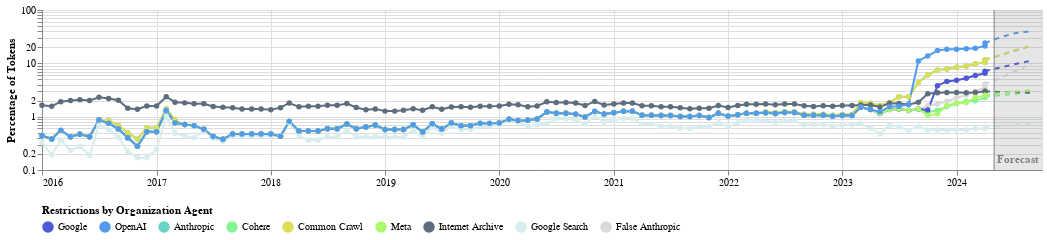

Source (notebook cell):
### Markdown cell above
## Plot Restrictions by Company

### Code cell
df = robots_temporal_head_summary.copy()

forecast_startdate = df["period"].max().strftime("%Y-%m-%d")
df = forecasting_util.forecast_company_comparisons_altair(
    df,
    lags=LAGS,
    val_col="tokens",
    n_periods=N_PERIODS
)

AGENT_COLORMAP = {
    "Google": "#4D58D5",          # blue
    "OpenAI": "#519BEE",          # coral
    "Anthropic": "#68D4C4",       # green
    "Cohere": "#83F590",          # red
    "Common Crawl": "#DEDD56",    # muted purple
    "Meta": "#ADF86C",            # slate gray
    "Internet Archive": "#5D6D7E",# golden yellow
    "Google Search": "#D7EDEE",   # light gray
    "False Anthropic": "#D9D9D9"  # teal
}

chart_companies = visualization_util.plot_company_comparisons_altair(
    df,
    color_mapping=AGENT_COLORMAP,
    scale_y="log",
    configure=False,
    eventline_scaling=4, # How tall the event marker lines should be (scaling is relative to the span of data at the event time)
    forecast_startdate=forecast_startdate,
    skip_pct=True,
    legend_title="Restrictions by Organization Agent",
    **PLOT_KWARGS
)

chart_companies.save(
    "Company_Comparisons_%s.png" % (ANALYSIS_TYPE),
    ppi=300
)

chart_companies

### Figure 1 — Vega-Lite specification as saved in the notebook (floating-point values rounded to 4 significant figures; data arrays with more than 128 entries replaced by an {"elided": "..."} marker saying what was removed)
{"config": {"title": {"font": "Times New Roman"}, "axis": {"labelFont": "Times New Roman", "titleFont": "Times New Roman"}, "header": {"labelFont": "Times New Roman", "titleFont": "Times New Roman"}, "legend": {"labelFont": "Times New Roman", "titleFont": "Times New Roman"}, "text": {"font": "Times New Roman"}}, "layer": [{"data": {"name": "data-0a98d6fcb0a36146b26db9f15cea7924"}, "mark": {"type": "line"}, "encoding": {"color": {"field": "agent", "legend": {"orient": "bottom", "title": "Restrictions by Organization Agent", "titleLimit": 0}, "scale": {"domain": ["Google", "OpenAI", "Anthropic", "Cohere", "Common Crawl", "Meta", "Internet Archive", "Google Search", "False Anthropic"], "range": ["#4D58D5", "#519BEE", "#68D4C4", "#83F590", "#DEDD56", "#ADF86C", "#5D6D7E", "#D7EDEE", "#D9D9D9"]}, "type": "nominal"}, "strokeDash": {"value": [5, 5]}, "x": {"axis": {"format": "%Y", "labelAngle": 0, "tickCount": "year"}, "field": "period", "timeUnit": "yearmonth", "title": "", "type": "temporal"}, "y": {"field": "percent_Restrictive", "scale": {"type": "log"}, "title": "Percentage of Tokens", "type": "quantitative"}}}, {"data": {"name": "data-dc224114929c1d611dafe433be32640f"}, "mark": {"type": "line", "point": true}, "encoding": {"color": {"field": "agent", "legend": {"orient": "bottom", "title": "Restrictions by Organization Agent", "titleLimit": 0}, "scale": {"domain": ["Google", "OpenAI", "Anthropic", "Cohere", "Common Crawl", "Meta", "Internet Archive", "Google Search", "False Anthropic"], "range": ["#4D58D5", "#519BEE", "#68D4C4", "#83F590", "#DEDD56", "#ADF86C", "#5D6D7E", "#D7EDEE", "#D9D9D9"]}, "type": "nominal"}, "x": {"axis": {"format": "%Y", "labelAngle": 0, "tickCount": "year"}, "field": "period", "timeUnit": "yearmonth", "title": "", "type": "temporal"}, "y": {"field": "percent_Restrictive", "scale": {"type": "log"}, "title": "Percentage of Tokens", "type": "quantitative"}}}, {"data": {"name": "data-72e43f35eaad1e189c0c255eb85c910c"}, "mark": {"type": "rect", "color": "gray", "opacity": 0.2}, "encoding": {"x": {"field": "start", "title": "", "type": "temporal"}, "x2": {"field": "end"}}}, {"data": {"name": "data-f2d75896c561bf9713a9b6354ac056e0"}, "mark": {"type": "rule", "color": "gray"}, "encoding": {"x": {"field": "period", "type": "temporal"}}}, {"data": {"name": "data-72928a7f5b836d6d41b0b19341d75930"}, "mark": {"type": "text", "align": "center", "baseline": "middle", "color": "gray", "dx": 0, "dy": 150, "fontWeight": "bold"}, "encoding": {"text": {"field": "text", "type": "nominal"}, "x": {"field": "date", "type": "temporal"}, "y": {"value": 0}}}, {"data": {"name": "data-4f53cda18c2baa0c0354bb5f9a3ecbe5"}, "mark": {"type": "rule", "color": "black"}, "encoding": {"x": {"field": "period", "type": "temporal"}, "y": {"field": "y_min", "type": "quantitative"}, "y2": {"field": "y_max"}}}, {"data": {"name": "data-4f53cda18c2baa0c0354bb5f9a3ecbe5"}, "mark": {"type": "point", "color": "black"}, "encoding": {"x": {"field": "period", "type": "temporal"}, "y": {"field": "y_max", "type": "quantitative"}}}, {"data": {"name": "data-4f53cda18c2baa0c0354bb5f9a3ecbe5"}, "mark": {"type": "text", "align": "left", "baseline": "middle", "color": "black", "dx": 10, "dy": 0, "fontSize": 14}, "encoding": {"text": {"field": "label", "type": "nominal"}, "x": {"field": "period", "type": "temporal"}, "y": {"field": "y_max", "type": "quantitative"}}}], "height": 160, "width": 1000, "$schema": "https://vega.github.io/schema/vega-lite/v5.17.0.json", "datasets": {"data-0a98d6fcb0a36146b26db9f15cea7924": [{"period": "2024-04-30T00:00:00", "agent": "Anthropic", "percent_Restrictive": 11.73, "timestamp": 1714000000.0}, {"period": "2024-05-31T00:00:00", "agent": "Anthropic", "percent_Restrictive": 13.19, "timestamp": 1717000000.0}, {"period": "2024-06-30T00:00:00", "agent": "Anthropic", "percent_Restrictive": 15.03, "timestamp": 1720000000.0}, {"period": "2024-07-31T00:00:00", "agent": "Anthropic", "percent_Restrictive": 17.02, "timestamp": 1722000000.0}, {"period": "2024-08-31T00:00:00", "agent": "Anthropic", "percent_Restrictive": 19.25, "timestamp": 1725000000.0}, {"period": "2024-09-30T00:00:00", "agent": "Anthropic", "percent_Restrictive": 21.61, "timestamp": 1728000000.0}, {"period": "2024-04-30T00:00:00", "agent": "Cohere", "percent_Restrictive": 2.38, "timestamp": 1714000000.0}, {"period": "2024-05-31T00:00:00", "agent": "Cohere", "percent_Restrictive": 2.451, "timestamp": 1717000000.0}, {"period": "2024-06-30T00:00:00", "agent": "Cohere", "percent_Restrictive": 2.569, "timestamp": 1720000000.0}, {"period": "2024-07-31T00:00:00", "agent": "Cohere", "percent_Restrictive": 2.673, "timestamp": 1722000000.0}, {"period": "2024-08-31T00:00:00", "agent": "Cohere", "percent_Restrictive": 2.77, "timestamp": 1725000000.0}, {"period": "2024-09-30T00:00:00", "agent": "Cohere", "percent_Restrictive": 2.847, "timestamp": 1728000000.0}, {"period": "2024-04-30T00:00:00", "agent": "Combined Agent", "percent_Restrictive": 26.23, "timestamp": 1714000000.0}, {"period": "2024-05-31T00:00:00", "agent": "Combined Agent", "percent_Restrictive": 30.36, "timestamp": 1717000000.0}, {"period": "2024-06-30T00:00:00", "agent": "Combined Agent", "percent_Restrictive": 34.69, "timestamp": 1720000000.0}, {"period": "2024-07-31T00:00:00", "agent": "Combined Agent", "percent_Restrictive": 38.99, "timestamp": 1722000000.0}, {"period": "2024-08-31T00:00:00", "agent": "Combined Agent", "percent_Restrictive": 39.29, "timestamp": 1725000000.0}, {"period": "2024-09-30T00:00:00", "agent": "Combined Agent", "percent_Restrictive": 37.5, "timestamp": 1728000000.0}, {"period": "2024-04-30T00:00:00", "agent": "Common Crawl", "percent_Restrictive": 11.73, "timestamp": 1714000000.0}, {"period": "2024-05-31T00:00:00", "agent": "Common Crawl", "percent_Restrictive": 13.19, "timestamp": 1717000000.0}, {"period": "2024-06-30T00:00:00", "agent": "Common Crawl", "percent_Restrictive": 15.03, "timestamp": 1720000000.0}, {"period": "2024-07-31T00:00:00", "agent": "Common Crawl", "percent_Restrictive": 17.02, "timestamp": 1722000000.0}, {"period": "2024-08-31T00:00:00", "agent": "Common Crawl", "percent_Restrictive": 19.25, "timestamp": 1725000000.0}, {"period": "2024-09-30T00:00:00", "agent": "Common Crawl", "percent_Restrictive": 21.61, "timestamp": 1728000000.0}, {"period": "2024-04-30T00:00:00", "agent": "False Anthropic", "percent_Restrictive": 4.096, "timestamp": 1714000000.0}, {"period": "2024-05-31T00:00:00", "agent": "False Anthropic", "percent_Restrictive": 4.805, "timestamp": 1717000000.0}, {"period": "2024-06-30T00:00:00", "agent": "False Anthropic", "percent_Restrictive": 5.715, "timestamp": 1720000000.0}, {"period": "2024-07-31T00:00:00", "agent": "False Anthropic", "percent_Restrictive": 6.862, "timestamp": 1722000000.0}, {"period": "2024-08-31T00:00:00", "agent": "False Anthropic", "percent_Restrictive": 8.283, "timestamp": 1725000000.0}, {"period": "2024-09-30T00:00:00", "agent": "False Anthropic", "percent_Restrictive": 10.07, "timestamp": 1728000000.0}, {"period": "2024-04-30T00:00:00", "agent": "Google", "percent_Restrictive": 7.143, "timestamp": 1714000000.0}, {"period": "2024-05-31T00:00:00", "agent": "Google", "percent_Restrictive": 7.867, "timestamp": 1717000000.0}, {"period": "2024-06-30T00:00:00", "agent": "Google", "percent_Restrictive": 8.659, "timestamp": 1720000000.0}, {"period": "2024-07-31T00:00:00", "agent": "Google", "percent_Restrictive": 9.525, "timestamp": 1722000000.0}, {"period": "2024-08-31T00:00:00", "agent": "Google", "percent_Restrictive": 10.44, "timestamp": 1725000000.0}, {"period": "2024-09-30T00:00:00", "agent": "Google", "percent_Restrictive": 11.42, "timestamp": 1728000000.0}, {"period": "2024-04-30T00:00:00", "agent": "Google Search", "percent_Restrictive": 0.6404, "timestamp": 1714000000.0}, {"period": "2024-05-31T00:00:00", "agent": "Google Search", "percent_Restrictive": 0.6558, "timestamp": 1717000000.0}, {"period": "2024-06-30T00:00:00", "agent": "Google Search", "percent_Restrictive": 0.6722, "timestamp": 1720000000.0}, {"period": "2024-07-31T00:00:00", "agent": "Google Search", "percent_Restrictive": 0.6959, "timestamp": 1722000000.0}, {"period": "2024-08-31T00:00:00", "agent": "Google Search", "percent_Restrictive": 0.7126, "timestamp": 1725000000.0}, {"period": "2024-09-30T00:00:00", "agent": "Google Search", "percent_Restrictive": 0.7259, "timestamp": 1728000000.0}, {"period": "2024-04-30T00:00:00", "agent": "Internet Archive", "percent_Restrictive": 2.979, "timestamp": 1714000000.0}, {"period": "2024-05-31T00:00:00", "agent": "Internet Archive", "percent_Restrictive": 2.933, "timestamp": 1717000000.0}, {"period": "2024-06-30T00:00:00", "agent": "Internet Archive", "percent_Restrictive": 2.901, "timestamp": 1720000000.0}, {"period": "2024-07-31T00:00:00", "agent": "Internet Archive", "percent_Restrictive": 2.879, "timestamp": 1722000000.0}, {"period": "2024-08-31T00:00:00", "agent": "Internet Archive", "percent_Restrictive": 2.86, "timestamp": 1725000000.0}, {"period": "2024-09-30T00:00:00", "agent": "Internet Archive", "percent_Restrictive": 2.79, "timestamp": 1728000000.0}, {"period": "2024-04-30T00:00:00", "agent": "Meta", "percent_Restrictive": 2.532, "timestamp": 1714000000.0}, {"period": "2024-05-31T00:00:00", "agent": "Meta", "percent_Restrictive": 2.677, "timestamp": 1717000000.0}, {"period": "2024-06-30T00:00:00", "agent": "Meta", "percent_Restrictive": 2.824, "timestamp": 1720000000.0}, {"period": "2024-07-31T00:00:00", "agent": "Meta", "percent_Restrictive": 2.958, "timestamp": 1722000000.0}, {"period": "2024-08-31T00:00:00", "agent": "Meta", "percent_Restrictive": 3.062, "timestamp": 1725000000.0}, {"period": "2024-09-30T00:00:00", "agent": "Meta", "percent_Restrictive": 3.142, "timestamp": 1728000000.0}, {"period": "2024-04-30T00:00:00", "agent": "OpenAI", "percent_Restrictive": 24.14, "timestamp": 1714000000.0}, {"period": "2024-05-31T00:00:00", "agent": "OpenAI", "percent_Restrictive": 28.01, "timestamp": 1717000000.0}, {"period": "2024-06-30T00:00:00", "agent": "OpenAI", "percent_Restrictive": 32.13, "timestamp": 1720000000.0}, {"period": "2024-07-31T00:00:00", "agent": "OpenAI", "percent_Restrictive": 36.33, "timestamp": 1722000000.0}, {"period": "2024-08-31T00:00:00", "agent": "OpenAI", "percent_Restrictive": 38.55, "timestamp": 1725000000.0}, {"period": "2024-09-30T00:00:00", "agent": "OpenAI", "percent_Restrictive": 39.81, "timestamp": 1728000000.0}], "data-dc224114929c1d611dafe433be32640f": {"elided": "1010 records"}, "data-72e43f35eaad1e189c0c255eb85c910c": [{"start": "2024-04-30T00:00:00", "end": "2024-09-30T00:00:00"}], "data-f2d75896c561bf9713a9b6354ac056e0": [{"period": "2024-04-30T00:00:00"}], "data-72928a7f5b836d6d41b0b19341d75930": [{"date": "2024-07-15T12:00:00", "text": "Forecast"}], "data-4f53cda18c2baa0c0354bb5f9a3ecbe5": []}}
